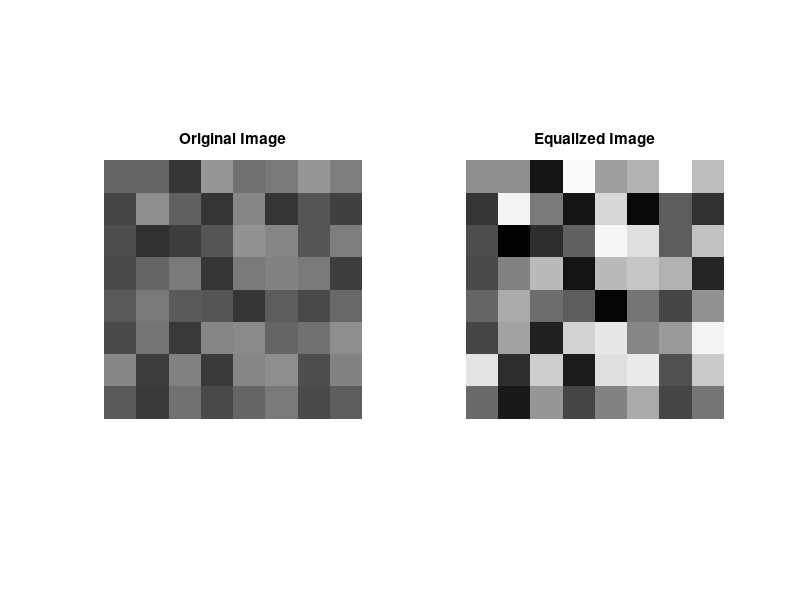

The MATLAB script that drew this image:
function main()
    % MAIN FUNCTION: reads image, applies histogram equalization, displays result

    % Try reading image from file
    try
        img = imread('car1.png');
    catch
        % If image not found, use a sample 8x8 grayscale image
        disp('car1.png not found. Using 8x8 test image.');
        img = uint8(randi([50 150], 8, 8));
    end

    % Apply custom histogram equalization
    output_img = customHistEq_Process(img);

    % Display results
    figure;
    subplot(1,2,1), imshow(img), title('Original Image');
    subplot(1,2,2), imshow(output_img), title('Equalized Image');
end


function output_img = customHistEq_Process(img)
    % Handles both RGB and grayscale images

    if ndims(img) == 3 && size(img,3) == 3
        % Convert RGB to YCbCr and equalize luminance only
        ycbcr = rgb2ycbcr(img);
        ycbcr(:,:,1) = perform_he(ycbcr(:,:,1));
        output_img = ycbcr2rgb(ycbcr);
    else
        % Grayscale image
        output_img = perform_he(img);
    end
end


function equalized = perform_he(I)
    % HISTOGRAM EQUALIZATION FOR GRAYSCALE IMAGE

    I = uint8(I);
    [rows, cols] = size(I);
    num_pixels = rows * cols;

    % Step 1: Compute histogram
    counts = zeros(1,256);
    for i = 0:255
        counts(i+1) = sum(I(:) == i);
    end

    % Step 2: Compute cumulative distribution function (CDF)
    cdf = cumsum(counts);
    cdf_min = min(cdf(cdf > 0));

    % Step 3: Create intensity mapping
    map = round((cdf - cdf_min) / (num_pixels - cdf_min) * 255);
    map(map < 0) = 0;
    map(map > 255) = 255;

    % Step 4: Apply mapping to image
    equalized = map(double(I) + 1);
    equalized = reshape(equalized, rows, cols);
    equalized = uint8(equalized);
end
